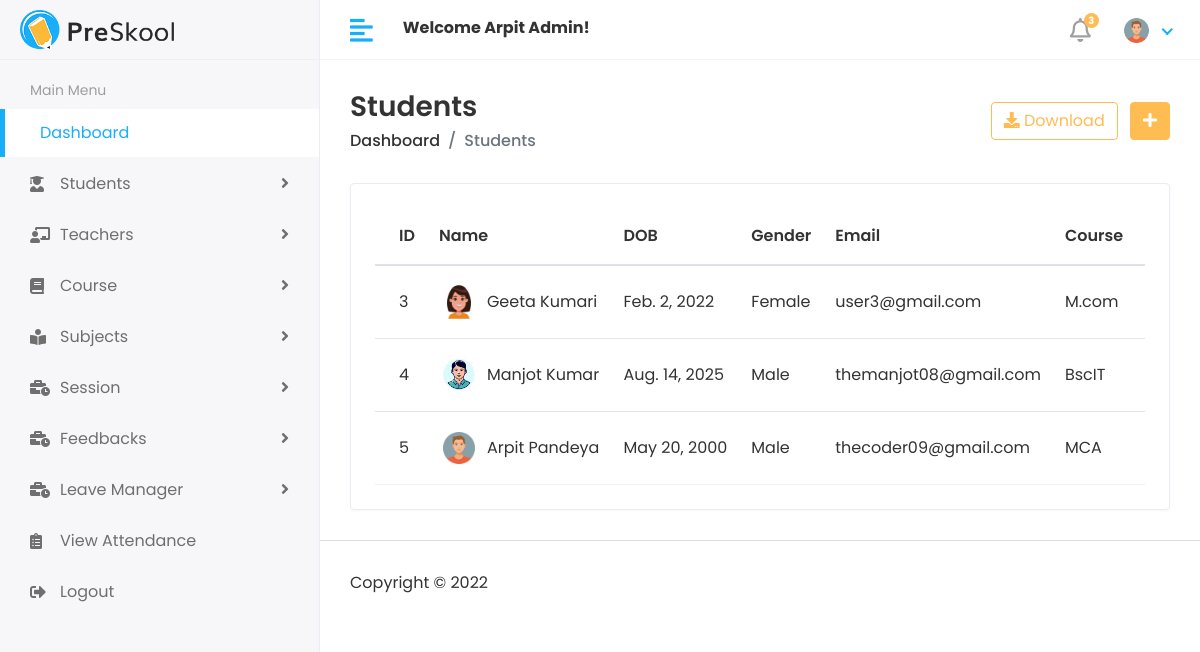
Page //Hod/student/view (signed in) on the committed database.
### app/models.py (models this page shows)
class Customuser(AbstractUser):
    USER ={
        (1,'HOD'),
        (2,'STAFF'),
        (3,'STUDENT'),
    }
    user_type = models.CharField(choices=USER,max_length=50,default=1)
    profile_pic = models.ImageField(upload_to='uploads/profile_pic/')

class Student(models.Model):
    admin = models.OneToOneField(Customuser,on_delete = models.CASCADE)
    student_dob =models.DateField(auto_now_add=False)
    permanent_address = models.TextField(null=True)
    present_address =models.TextField(blank=True)
    gender = models.CharField(max_length=10)
    course_id = models.ForeignKey(Course,on_delete=models.DO_NOTHING,null=True)
    session_id =models.ForeignKey(Session_Year,on_delete =models.DO_NOTHING,null=True)
    student_mobile_no =models.CharField(blank=False,max_length=10)
    student_optional_mobile_no =models.CharField(blank=True,max_length=10)
    created_at = models.DateTimeField(auto_now_add=True)
    updated_at = models.DateTimeField(auto_now_add=True)
    def __str__(self):
        return self.admin.first_name + " " + self.admin.last_name

class Course(models.Model):
    name= models.CharField(max_length=100)
    created_at = models.DateTimeField(auto_now_add=True)
    updated_at = models.DateTimeField(auto_now=True)
    def __str__(self):
        return self.name

### HOD/views.py (the view)
# urls.py: path('student/view',viewstudents,name="viewstudent"),
@login_required(login_url="/")
def viewstudents(request):
    students=Student.objects.all()
    return render(request,'HOD/view_student.html',{'students':students})

### templates/HOD/view_student.html (shortened to what this page needs)
{% extends "main/base.html" %}
{% load static %}
 {% block body %}
 <div class="content container-fluid">
    <div class="page-header">
       <div class="row align-items-center">
          <div class="col">
             <h3 class="page-title">Students</h3>
             <ul class="breadcrumb">
                <li class="breadcrumb-item"><a href="{% url 'hodpage' %}">Dashboard</a></li>
                <li class="breadcrumb-item active">Students</li>
             </ul>
          </div>
          <div class="col-auto text-right float-right ml-auto">
             <a href="#" class="btn btn-outline-primary mr-2"><i class="fas fa-download"></i> Download</a>
             <a href="{% url 'addstudent' %}" class="btn btn-primary"><i class="fas fa-plus"></i></a>
          </div>
       </div>
    </div>
    <div class="row">
       <div class="col-sm-12">
          <div class="card card-table">
             <div class="card-body">
                <div class="table-responsive">
                   <table class="table table-hover table-center mb-0 datatable">
                      <thead>
                         <tr>
                            <th>ID</th>
                            <th>Name</th>
                            <th>DOB</th>
                            <th>Gender</th>
                            <th>Email</th>
                            <th>Course</th>
                            <th>Session Start</th>
                         </tr>
                      </thead>
                      <tbody>
                          {% for student in students %}
                         <tr>
                             <td>{{student.id}}</td>
                            <td>
                               <h2 class="table-avatar">
                                  <a href="#" class="avatar avatar-sm mr-2"><img class="avatar-img rounded-circle" src={{student.admin.profile_pic.url}} alt="User Image"></a>
                                  <a href="#">{{student}}</a>
                               </h2>
                            </td>
                            <td>{{student.student_dob}}</td>
                            <td>{{student.gender}}</td>
                            <td>{{student.admin.email}}</td>
                            <td>{{student.course_id}}</td>
                            <td>{{student.session_id.session_start}}</td>
                         </tr>
                         {% endfor %}
                        </tbody>
                   </table>
                </div>
             </div>
          </div>
       </div>
    </div>
 </div>
{% endblock %}

### templates/includes/header.html (shortened to what this page needs)
{% load static  %}
   <div class="header">
       <div class="header-left">
          <a href="{% url 'hodpage' %}" class="logo">
          <img src="{% static 'assets/img/logo.png' %}" alt="Logo">
          </a>
       </div>
       <a href="javascript:void(0);" id="toggle_btn">
       <i class="fas fa-align-left"></i>
       </a>
       <div class="top-nav-search mt-3">
          <strong>Welcome <span>{{user.first_name}} {{user.last_name}}</span>!</strong>
       </div>
       <ul class="nav user-menu">
          <li class="nav-item dropdown noti-dropdown">
             <a href="#" class="dropdown-toggle nav-link" data-toggle="dropdown">
             <i class="far fa-bell"></i> <span class="badge badge-pill">3</span>
             </a>
          </li>
          <li class="nav-item dropdown has-arrow">
             <a href="#" class="dropdown-toggle nav-link" data-toggle="dropdown">
            {% if user.profile_pic == "" %}
             <span class="user-img"><img class="rounded-circle" src="{% static 'assets/default-img/user-default.png' %}" width="31" alt="{{user.first_name}}&nbsp;{{user.last_name}}"></span>
            {% else %}
             <span class="user-img"><img class="rounded-circle" src="{{user.profile_pic.url}}" width="31" alt="{{user.first_name}}&nbsp;{{user.last_name}}"></span>
            {% endif %}
            </a>
          </li>
       </ul>
    </div>

### static/assets/css/style.css (style rules this page uses)
html { height: 100%; }
body { background-color: #fff; color: #333; font-family: 'Poppins', sans-serif; font-size: 1rem; height: 100%; line-height: 1.5; overflow-x: hidden; }
h1, h2, h3, h4, h5, h6 { font-family: 'Poppins', sans-serif; margin-top: 0; }
a { color: #009ce7; }
input, button, a { transition: all 0.4s ease; -moz-transition: all 0.4s ease; -o-transition: all 0.4s ease; -ms-transition: all 0.4s ease; -webkit-transition: all 0.4s ease; }
ul, ol { padding: 0px; list-style: none; }
.table { color: #333; max-width: 100%; margin-bottom: 0; width: 100%; }
table.table td h2 { display: inline-block; font-size: inherit; font-weight: 400; margin: 0; padding: 0; vertical-align: middle; }
table.table td h2.table-avatar { align-items: center; display: inline-flex; font-size: inherit; font-weight: 400; margin: 0; padding: 0; vertical-align: middle; white-space: nowrap; }
table.table td h2 a { color: #333; }
.table thead tr th { font-weight: 600; }
.table tbody tr { border-bottom: 1px solid rgba(0, 0, 0, 0.05); }
.table.table-center td, .table.table-center th { vertical-align: middle; }
.card-table .card-body .table > thead > tr > th { border-top: 0; }
.card-table .card-body .table tr td:first-child, .card-table .card-body .table tr th:first-child { padding-left: 1.5rem; }
.card-table .table td, .card-table .table th { border-top: 1px solid #e2e5e8; padding: 1rem 0.75rem; white-space: nowrap; }
.btn-primary { background-color: #FFBC53; border: 1px solid #FFBC53; }
.btn-outline-primary { color: #FFBC53; border-color: #FFBC53; }
.card { border: 1px solid #ececf5; box-shadow: 0 1px 3px 0 rgba(0, 0, 0, 0.03); margin-bottom: 1.875rem; }
.card-body { padding: 1.5rem; }
.avatar { position: relative; display: inline-block; width: 3rem; height: 3rem }
.avatar > img { width: 100%; height: 100%; -o-object-fit: cover; object-fit: cover; }
.avatar-sm { width: 2.5rem; height: 2.5rem; }
.header { background-color: #fff; border-bottom: 1px solid #f3f3f4; left: 0; position: fixed; right: 0; top: 0; z-index: 1001; height: 60px; }
.header .header-left { float: left; height: 60px; padding: 0 20px; position: relative; width: 320px; z-index: 1; transition: all 0.2s ease-in-out; background-color: #f7f7fa; border-bottom: 1px solid #efefef; border-right: 1px solid #ececf5; display: flex; align-items: center; }
.header .header-left .logo { display: inline-block; line-height: 60px; }
.header .header-left .logo img { max-height: 40px; width: auto; }
.header .dropdown-toggle:after { display: none; }
.header .has-arrow .dropdown-toggle:after { border-top: 0; border-left: 0; border-bottom: 2px solid #18aefa; border-right: 2px solid #18aefa; content: ''; height: 8px; display: inline-block; pointer-events: none; -webkit-transform-origin: 66% 66%; -ms-transform-origin: 66% 66%; transform-origin: 66% 66%; -webkit-transform: rotate(45deg); -ms-transform: rotate(45deg); transform: rotate(45deg); -webkit-transition: all 0.15s ease-in-out; transition: all 0.15s ease-in-out; width: 8px; vertical-align: 0px; }
.user-menu { float: right; margin: 0; position: relative; z-index: 99; padding-right: 15px; }
.user-menu.nav > li > a { color: #a0a0a0; font-size: 14px; line-height: 58px; padding: 0 15px; height: 60px; }
.user-img { margin-right: 3px; position: relative; }
.top-nav-search { float: left; margin-left: 15px; }
.page-wrapper > .content { padding: 1.875rem 1.875rem 0; }
.page-header { margin-bottom: 1.875rem; }
.page-header .breadcrumb { background-color: transparent; color: #6c757d; font-size: 1rem; font-weight: 500; margin-bottom: 0; padding: 0; }
.page-header .breadcrumb a { color: #333; }
.page-title { font-size: 28px; font-weight: 600; color: #333; margin-bottom: 5px; }
.user-menu.nav > li > a .badge { background-color: #FFBC53; display: block; font-size: 10px; font-weight: bold; height: 15px; width: 15px; position: absolute; right: 7px; top: 13px; color: #fff; padding: 3px; }
.user-menu.nav > li > a > i { font-size: 1.5rem; line-height: 60px; }
@media (min-width: 992px) { #toggle_btn { align-items: center; color: #18aefa; display: inline-flex; float: left; font-size: 26px; height: 60px; justify-content: center; margin-left: 15px; padding: 0 15px; } }

### rows in the picture
Customuser: first_name "Arpit", last_name "Admin", profile_pic (picture)
Student: id "3", admin.profile_pic (picture), admin.last_name "Geeta Kumari", student_dob "Feb. 2, 2022", gender "Female", admin.email "user3@gmail.com", course_id "M.com"
Student: id "4", admin.profile_pic (placeholder picture), admin.last_name "Manjot Kumar", student_dob "Aug. 14, 2025", gender "Male", admin.email "themanjot08@gmail.com", course_id "BscIT"
Student: id "5", admin.profile_pic (picture), admin.last_name "Arpit Pandeya", student_dob "May 20, 2000", gender "Male", admin.email "thecoder09@gmail.com", course_id "MCA"
